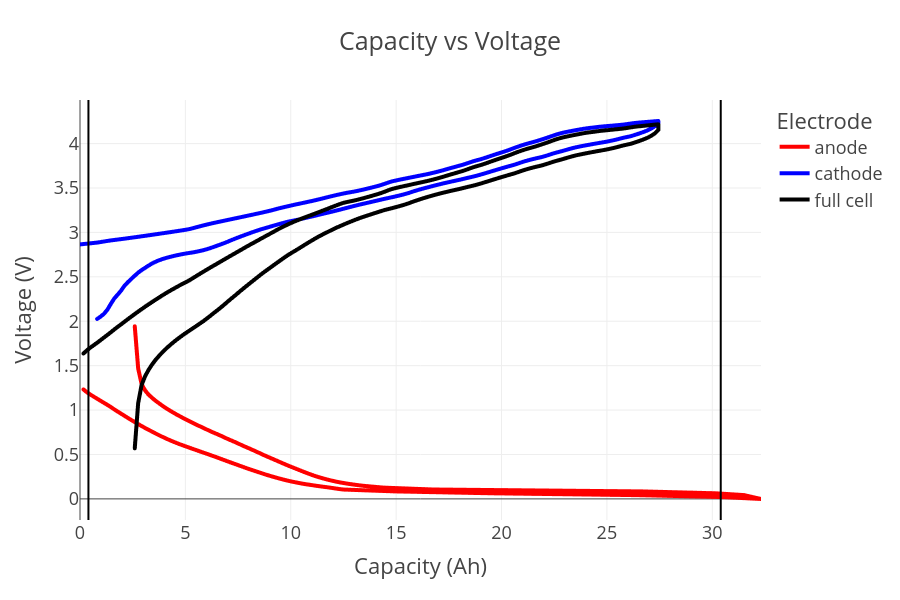

Write notebook code for a chart like this one.
### Code cell
figure = cell.get_capacity_voltage_plot(width=900, height=600)
figure.show()

### Figure 1 — Plotly figure (JSON) as saved in the notebook; plotly's stock layout.template omitted (floating-point values rounded to 4 significant figures; data arrays with more than 128 entries replaced by an {"elided": "..."} marker saying what was removed)
{"data": [{"hovertemplate": "Electrode=anode<br>Capacity (Ah)=%{x}<br>Voltage (V)=%{y}<extra></extra>", "legendgroup": "anode", "line": {"color": "red", "dash": "solid", "width": 4}, "marker": {"symbol": "circle"}, "mode": "lines", "name": "anode", "showlegend": true, "type": "scattergl", "x": {"elided": "378 float values"}, "xaxis": "x", "y": {"elided": "378 float values"}, "yaxis": "y"}, {"hovertemplate": "Electrode=cathode<br>Capacity (Ah)=%{x}<br>Voltage (V)=%{y}<extra></extra>", "legendgroup": "cathode", "line": {"color": "blue", "dash": "solid", "width": 4}, "marker": {"symbol": "circle"}, "mode": "lines", "name": "cathode", "showlegend": true, "type": "scattergl", "x": {"elided": "335 float values"}, "xaxis": "x", "y": {"elided": "335 float values"}, "yaxis": "y"}, {"hovertemplate": "Electrode=full cell<br>Capacity (Ah)=%{x}<br>Voltage (V)=%{y}<extra></extra>", "legendgroup": "full cell", "line": {"color": "black", "dash": "solid", "width": 4}, "marker": {"symbol": "circle"}, "mode": "lines", "name": "full cell", "showlegend": true, "type": "scattergl", "x": {"elided": "323 float values"}, "xaxis": "x", "y": {"elided": "323 float values"}, "yaxis": "y"}], "layout": {"height": 600, "legend": {"title": {"text": "Electrode"}, "tracegroupgap": 0}, "shapes": [{"line": {"color": "black", "width": 2}, "type": "line", "x0": 30.4, "x1": 30.4, "xref": "x", "y0": 0, "y1": 1, "yref": "y domain"}, {"line": {"color": "black", "width": 2}, "type": "line", "x0": 0.4, "x1": 0.4, "xref": "x", "y0": 0, "y1": 1, "yref": "y domain"}], "title": {"text": "Capacity vs Voltage"}, "width": 900, "xaxis": {"anchor": "y", "domain": [0, 1], "title": {"text": "Capacity (Ah)"}}, "yaxis": {"anchor": "x", "domain": [0, 1], "title": {"text": "Voltage (V)"}}}}
